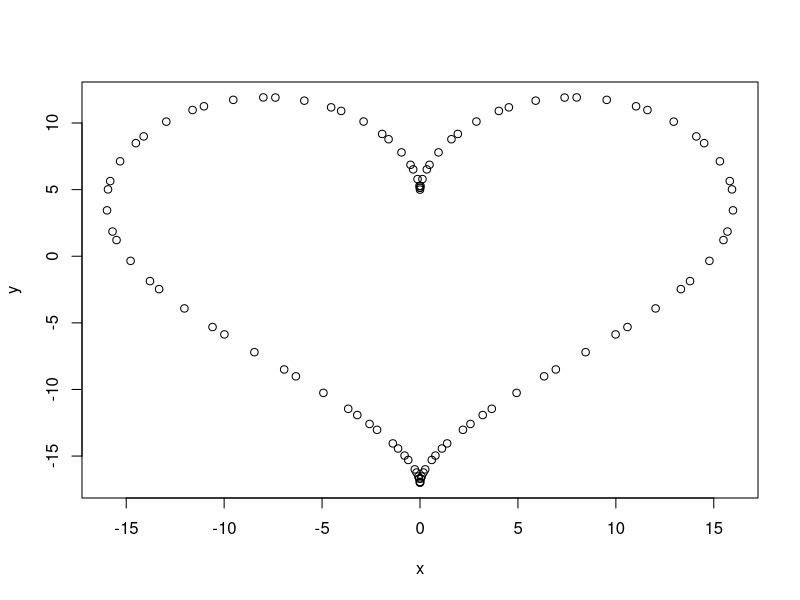
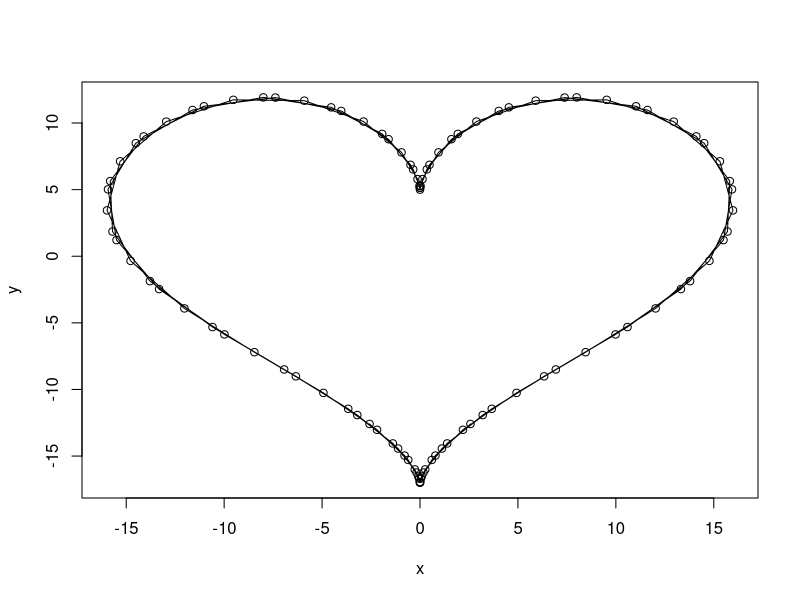
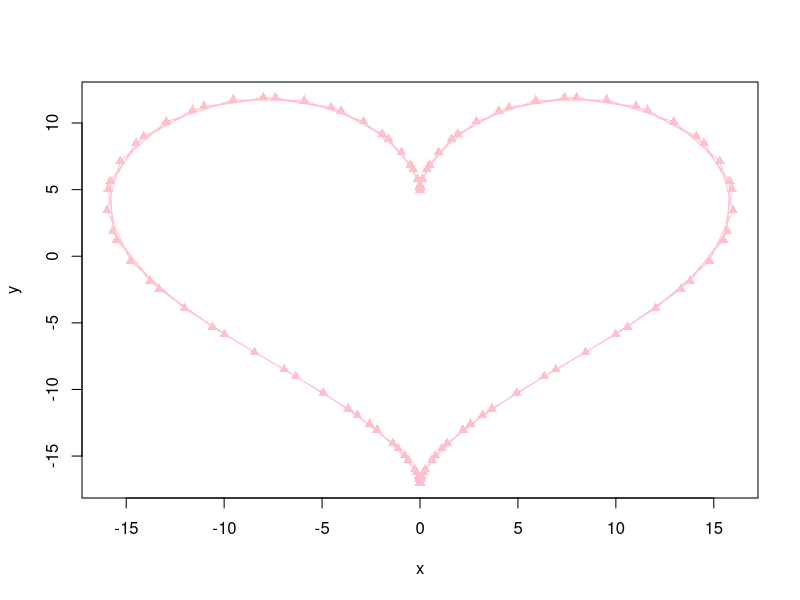
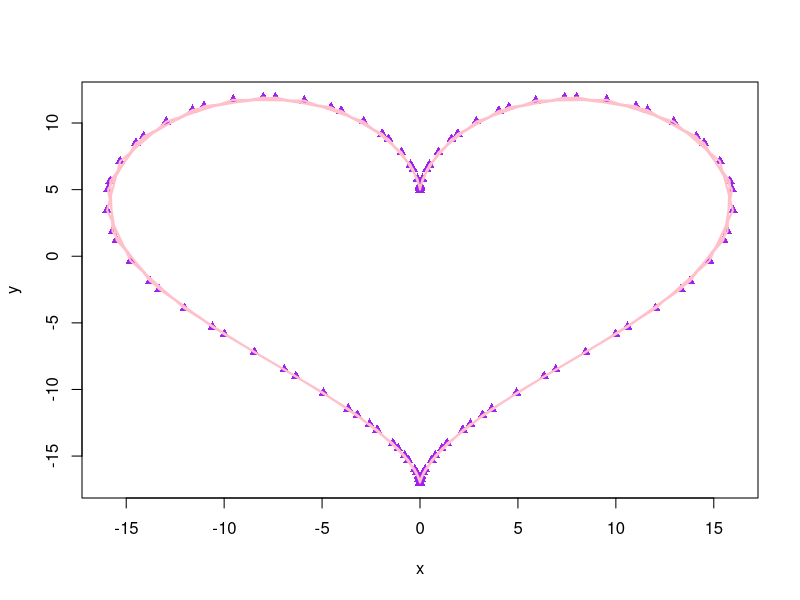
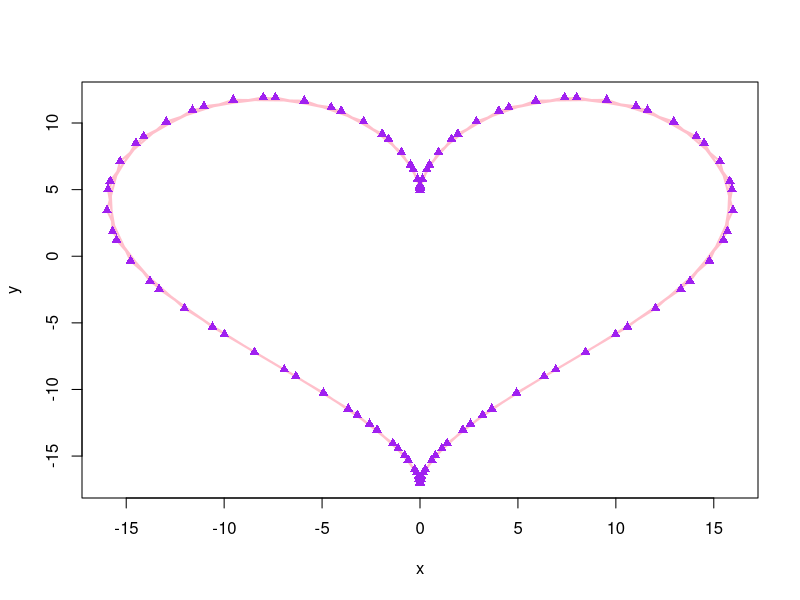
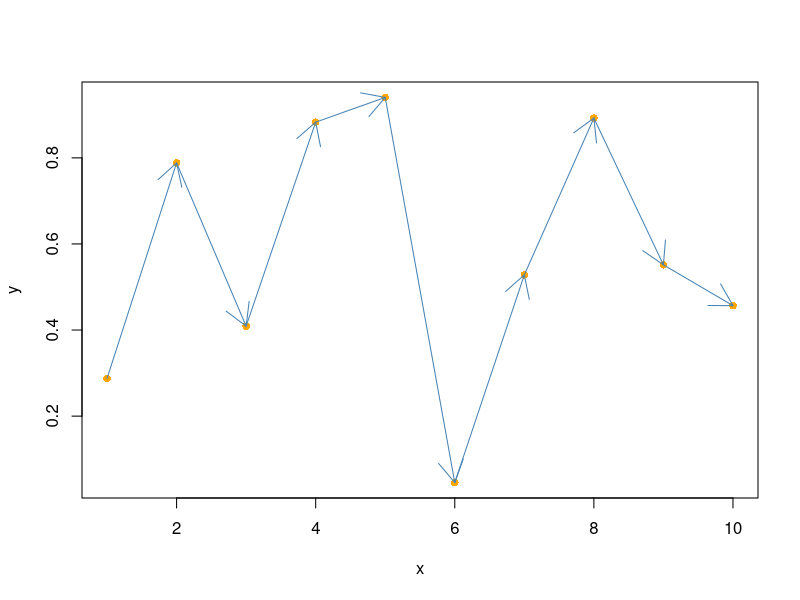
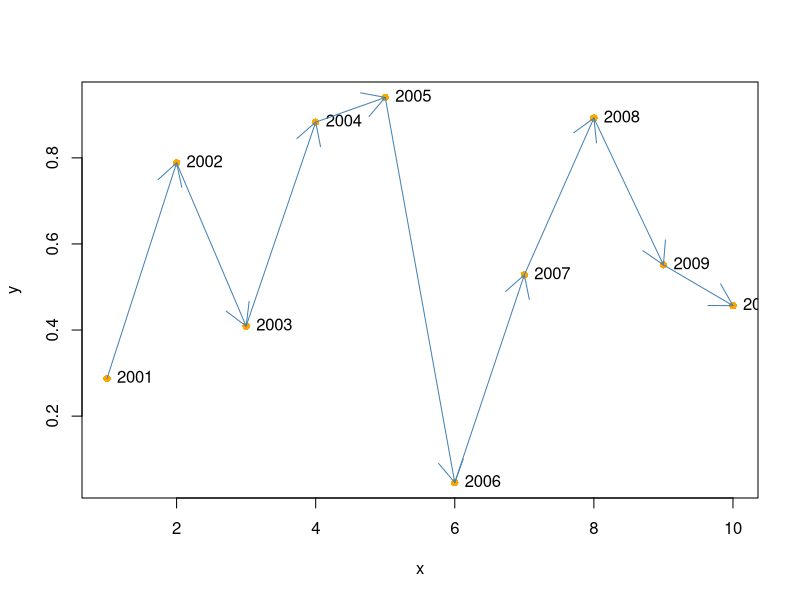
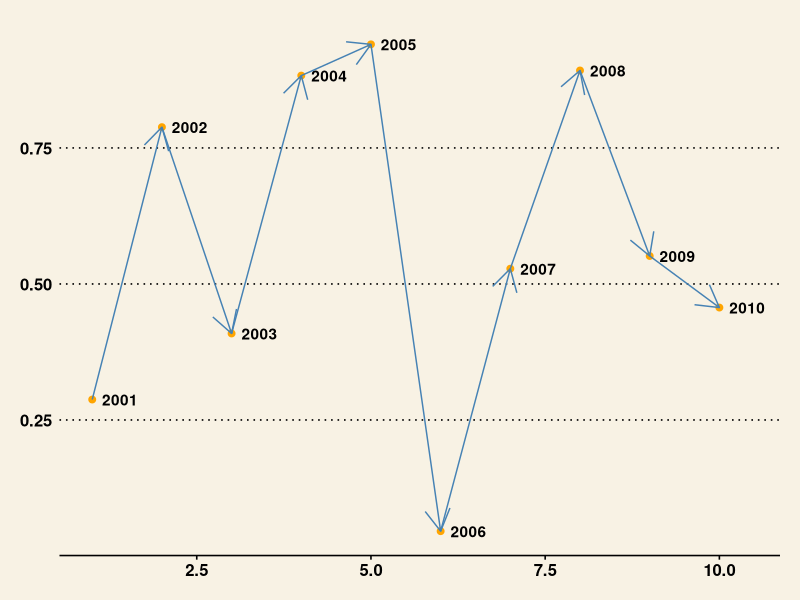

Here is the R script that generated these plots, in order:
## ---- chunk 1
knitr::opts_chunk$set(echo = TRUE)
set.seed(123)
## ---- chunk 2
t = seq(-10,10,.2)
x = 16*(sin(t))^3
y = 13*cos(t) - 5*cos(2*t) - 2*cos(3*t) - cos(4*t)
## ---- chunk 3
plot(x,y)
## ---- chunk 4
plot(x,y,type="o")
## ---- chunk 5
# pch controls the plot symbol. 
# See here for a complete list of symbols: http://www.endmemo.com/program/R/pchsymbols.php
plot(x,y,type="o",pch=17,col="pink") 
## ---- chunk 6
plot(x,y,pch=17,col="purple")
lines(x,y,lwd=2,col="pink") # lwd controls line width
## ---- chunk 7
plot(x,y,lwd=2,type="l",col="pink")
points(x,y,pch=17,col="purple")
## ---- chunk 8
t = 2001:2010
x = 1:10
y = runif(10)
## ---- chunk 9
plot(x,y,pch=16,col="orange")
s = 1:(length(x)-1)
arrows(x[s], y[s], x[s+1], y[s+1], col="steelblue")
## ---- chunk 10
plot(x,y,pch=16,col="orange")
text(x,y,labels=t,pos=4) #pos=1,2,3,4 adjusts position of text label
s = 1:(length(x)-1)
arrows(x[s], y[s], x[s+1], y[s+1], col="steelblue")
## ---- chunk 11
require(ggplot2)
require(ggthemes)
data <- data.frame(t=t,x=x,y=y)
ggplot(data,aes(x=x,y=y,label=t)) +
  geom_point(col="orange",size=2) + 
  geom_text(fontface="bold",nudge_x=.4) +
  geom_segment(color="steelblue", 
               aes(xend=c(tail(x, n=-1), NA), yend=c(tail(y, n=-1), NA)),
               arrow=arrow()) +
  theme_wsj() + scale_colour_wsj()
